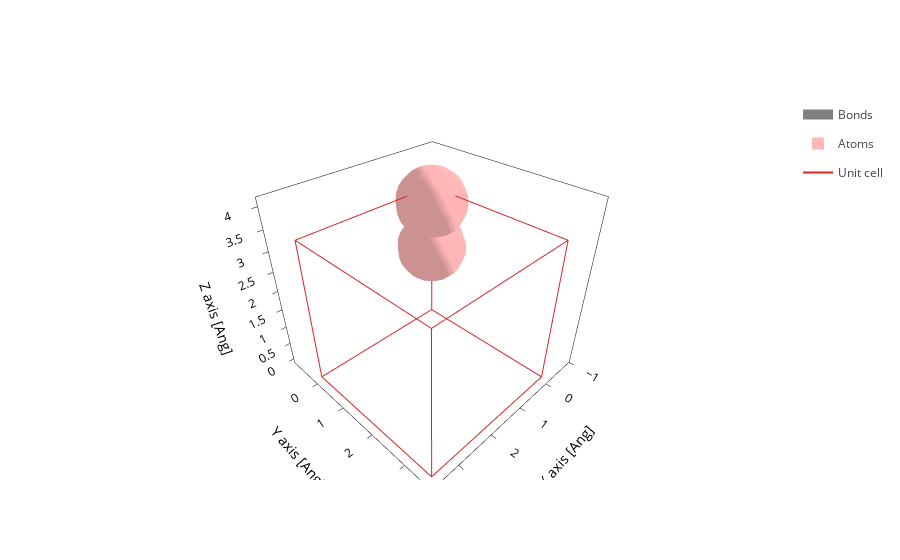

Write notebook code for a chart like this one.
### Code cell
print("Plotting structure...")
file = sisl.get_sile(path / "aiida.fdf")
fig = file.plot.geometry(axes="xyz")
# filepath = savedir_struct / f"{n_atoms}atm_{structure}.png"
# fig.write_image(str(filepath))
fig.show()
file.read_geometry().atoms.Z

### Figure 1 — Plotly figure (JSON) as saved in the notebook; plotly's stock layout.template omitted (floating-point values rounded to 4 significant figures; data arrays with more than 128 entries replaced by an {"elided": "..."} marker saying what was removed)
{"data": [{"line": {"color": "gray", "width": 10}, "meta": {}, "mode": "lines", "name": "Bonds", "opacity": 1, "type": "scatter3d", "x": [0.0, 0.0, 0.0, 0.0, 0.0, 0.0, 0.0, 0.0, 0.0, 0.0, 0.0, 0.0, 0.0, 0.0, 0.0, 0.0, 0.0, 0.0, 0.0, 0.0, NaN], "y": [0.0, 0.0, 0.0, 0.0, 0.0, 0.0, 0.0, 0.0, 0.0, 0.0, 0.0, 0.0, 0.0, 0.0, 0.0, 0.0, 0.0, 0.0, 0.0, 0.0, NaN], "z": [3.2, 3.136, 3.073, 3.009, 2.946, 2.882, 2.819, 2.755, 2.692, 2.628, 2.565, 2.501, 2.438, 2.374, 2.311, 2.247, 2.184, 2.12, 2.057, 1.993, NaN]}, {"alphahull": 0, "color": "#FFB5B5", "hovertemplate": "%{meta.position}", "legendgroup": "Atoms", "meta": {"meta": {"Atoms_i": 0}, "position": "(0.00, 0.00, 3.20)"}, "name": "Atoms", "opacity": 1, "showlegend": true, "showscale": false, "type": "mesh3d", "x": {"elided": "225 float values"}, "y": {"elided": "225 float values"}, "z": {"elided": "225 float values"}}, {"alphahull": 0, "color": "#FFB5B5", "hovertemplate": "%{meta.position}", "legendgroup": "Atoms", "meta": {"meta": {"Atoms_i": 1}, "position": "(0.00, 0.00, 1.99)"}, "name": "Atoms", "opacity": 1, "showlegend": false, "showscale": false, "type": "mesh3d", "x": {"elided": "225 float values"}, "y": {"elided": "225 float values"}, "z": {"elided": "225 float values"}}, {"meta": {}, "mode": "lines", "name": "Unit cell", "type": "scatter3d", "x": [0.0, 0.0, 3.6, 3.6, 0.0, 0.0, NaN, 0.0, 0.0, 0.0, 3.6, 3.6, 0.0, NaN, 3.6, 3.6, NaN, 3.6, 3.6], "y": [0.0, 3.6, 3.6, 3.6, 3.6, 3.6, NaN, 3.6, 0.0, 0.0, 0.0, 0.0, 0.0, NaN, 3.6, 0.0, NaN, 3.6, 0.0], "z": [0.0, 0.0, 0.0, 3.6, 3.6, 0.0, NaN, 3.6, 3.6, 0.0, 0.0, 3.6, 3.6, NaN, 0.0, 0.0, NaN, 3.6, 3.6]}], "layout": {"scene": {"aspectmode": "data", "xaxis": {"title": {"text": "X axis [Ang]"}}, "yaxis": {"title": {"text": "Y axis [Ang]"}}, "zaxis": {"title": {"text": "Z axis [Ang]"}}}, "xaxis": {"scaleanchor": "y", "scaleratio": 1, "title": {"text": "X axis [Ang]"}}, "yaxis": {"title": {"text": "Y axis [Ang]"}}}}
